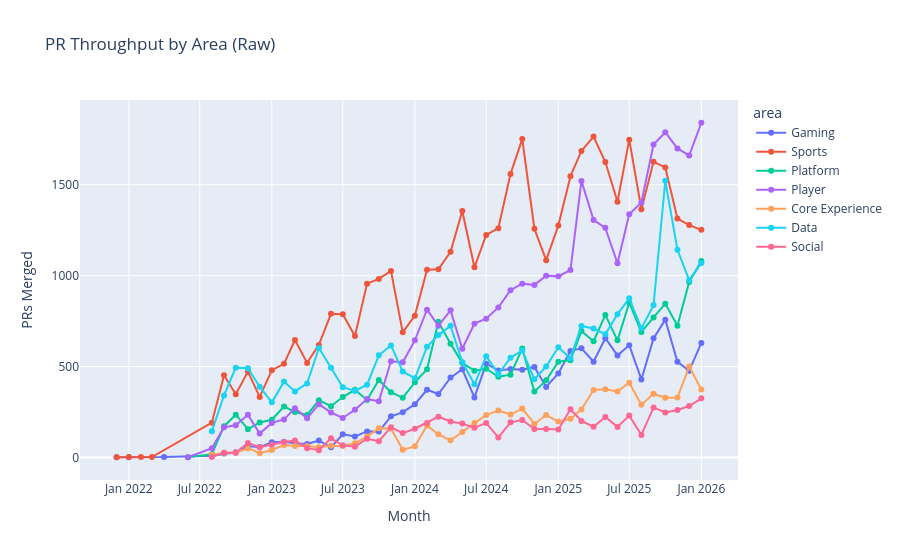

This figure's notebook cell:
### Code cell
# Raw throughput over time by area
fig = px.line(df_by_area, x='month', y='prs_merged', color='area',
              title='PR Throughput by Area (Raw)',
              markers=True)
fig.update_layout(yaxis_title='PRs Merged', xaxis_title='Month')
fig.show()

### Figure 1 — Plotly figure (JSON) as saved in the notebook; plotly's stock layout.template omitted (floating-point values rounded to 4 significant figures)
{"data": [{"hovertemplate": "area=Gaming<br>month=%{x}<br>prs_merged=%{y}<extra></extra>", "legendgroup": "Gaming", "line": {"color": "#636efa", "dash": "solid"}, "marker": {"symbol": "circle"}, "mode": "lines+markers", "name": "Gaming", "orientation": "v", "showlegend": true, "type": "scatter", "x": ["2021-12-01", "2022-01-01", "2022-04-01", "2022-08-01", "2022-09-01", "2022-10-01", "2022-11-01", "2022-12-01", "2023-01-01", "2023-02-01", "2023-03-01", "2023-04-01", "2023-05-01", "2023-06-01", "2023-07-01", "2023-08-01", "2023-09-01", "2023-10-01", "2023-11-01", "2023-12-01", "2024-01-01", "2024-02-01", "2024-03-01", "2024-04-01", "2024-05-01", "2024-06-01", "2024-07-01", "2024-08-01", "2024-09-01", "2024-10-01", "2024-11-01", "2024-12-01", "2025-01-01", "2025-02-01", "2025-03-01", "2025-04-01", "2025-05-01", "2025-06-01", "2025-07-01", "2025-08-01", "2025-09-01", "2025-10-01", "2025-11-01", "2025-12-01", "2026-01-01"], "xaxis": "x", "y": [1, 1, 2, 9, 21, 29, 62, 57, 84, 86, 78, 74, 93, 56, 127, 115, 143, 142, 226, 248, 293, 372, 349, 439, 485, 330, 516, 478, 487, 483, 498, 388, 462, 586, 600, 527, 656, 561, 617, 429, 655, 758, 526, 477, 630], "yaxis": "y"}, {"hovertemplate": "area=Sports<br>month=%{x}<br>prs_merged=%{y}<extra></extra>", "legendgroup": "Sports", "line": {"color": "#EF553B", "dash": "solid"}, "marker": {"symbol": "circle"}, "mode": "lines+markers", "name": "Sports", "orientation": "v", "showlegend": true, "type": "scatter", "x": ["2021-12-01", "2022-01-01", "2022-02-01", "2022-03-01", "2022-08-01", "2022-09-01", "2022-10-01", "2022-11-01", "2022-12-01", "2023-01-01", "2023-02-01", "2023-03-01", "2023-04-01", "2023-05-01", "2023-06-01", "2023-07-01", "2023-08-01", "2023-09-01", "2023-10-01", "2023-11-01", "2023-12-01", "2024-01-01", "2024-02-01", "2024-03-01", "2024-04-01", "2024-05-01", "2024-06-01", "2024-07-01", "2024-08-01", "2024-09-01", "2024-10-01", "2024-11-01", "2024-12-01", "2025-01-01", "2025-02-01", "2025-03-01", "2025-04-01", "2025-05-01", "2025-06-01", "2025-07-01", "2025-08-01", "2025-09-01", "2025-10-01", "2025-11-01", "2025-12-01", "2026-01-01"], "xaxis": "x", "y": [1, 2, 2, 2, 191, 452, 348, 472, 333, 480, 515, 646, 520, 619, 790, 788, 668, 956, 982, 1026, 688, 780, 1032, 1035, 1131, 1356, 1046, 1224, 1261, 1559, 1751, 1258, 1085, 1276, 1547, 1686, 1765, 1625, 1406, 1748, 1365, 1626, 1595, 1314, 1278, 1252], "yaxis": "y"}, {"hovertemplate": "area=Platform<br>month=%{x}<br>prs_merged=%{y}<extra></extra>", "legendgroup": "Platform", "line": {"color": "#00cc96", "dash": "solid"}, "marker": {"symbol": "circle"}, "mode": "lines+markers", "name": "Platform", "orientation": "v", "showlegend": true, "type": "scatter", "x": ["2022-06-01", "2022-08-01", "2022-09-01", "2022-10-01", "2022-11-01", "2022-12-01", "2023-01-01", "2023-02-01", "2023-03-01", "2023-04-01", "2023-05-01", "2023-06-01", "2023-07-01", "2023-08-01", "2023-09-01", "2023-10-01", "2023-11-01", "2023-12-01", "2024-01-01", "2024-02-01", "2024-03-01", "2024-04-01", "2024-05-01", "2024-06-01", "2024-07-01", "2024-08-01", "2024-09-01", "2024-10-01", "2024-11-01", "2024-12-01", "2025-01-01", "2025-02-01", "2025-03-01", "2025-04-01", "2025-05-01", "2025-06-01", "2025-07-01", "2025-08-01", "2025-09-01", "2025-10-01", "2025-11-01", "2025-12-01", "2026-01-01"], "xaxis": "x", "y": [1, 18, 172, 235, 155, 192, 207, 280, 250, 234, 314, 282, 332, 372, 316, 426, 359, 328, 413, 485, 746, 626, 519, 477, 488, 444, 455, 599, 362, 424, 527, 534, 695, 639, 784, 644, 851, 690, 770, 846, 724, 965, 1080], "yaxis": "y"}, {"hovertemplate": "area=Player<br>month=%{x}<br>prs_merged=%{y}<extra></extra>", "legendgroup": "Player", "line": {"color": "#ab63fa", "dash": "solid"}, "marker": {"symbol": "circle"}, "mode": "lines+markers", "name": "Player", "orientation": "v", "showlegend": true, "type": "scatter", "x": ["2022-06-01", "2022-08-01", "2022-09-01", "2022-10-01", "2022-11-01", "2022-12-01", "2023-01-01", "2023-02-01", "2023-03-01", "2023-04-01", "2023-05-01", "2023-06-01", "2023-07-01", "2023-08-01", "2023-09-01", "2023-10-01", "2023-11-01", "2023-12-01", "2024-01-01", "2024-02-01", "2024-03-01", "2024-04-01", "2024-05-01", "2024-06-01", "2024-07-01", "2024-08-01", "2024-09-01", "2024-10-01", "2024-11-01", "2024-12-01", "2025-01-01", "2025-02-01", "2025-03-01", "2025-04-01", "2025-05-01", "2025-06-01", "2025-07-01", "2025-08-01", "2025-09-01", "2025-10-01", "2025-11-01", "2025-12-01", "2026-01-01"], "xaxis": "x", "y": [1, 51, 166, 177, 235, 131, 190, 209, 270, 215, 293, 247, 217, 262, 321, 309, 529, 523, 644, 813, 724, 809, 598, 736, 763, 825, 920, 956, 949, 999, 996, 1031, 1521, 1306, 1263, 1068, 1338, 1403, 1721, 1789, 1700, 1661, 1841], "yaxis": "y"}, {"hovertemplate": "area=Core Experience<br>month=%{x}<br>prs_merged=%{y}<extra></extra>", "legendgroup": "Core Experience", "line": {"color": "#FFA15A", "dash": "solid"}, "marker": {"symbol": "circle"}, "mode": "lines+markers", "name": "Core Experience", "orientation": "v", "showlegend": true, "type": "scatter", "x": ["2022-08-01", "2022-09-01", "2022-10-01", "2022-11-01", "2022-12-01", "2023-01-01", "2023-02-01", "2023-03-01", "2023-04-01", "2023-05-01", "2023-06-01", "2023-07-01", "2023-08-01", "2023-09-01", "2023-10-01", "2023-11-01", "2023-12-01", "2024-01-01", "2024-02-01", "2024-03-01", "2024-04-01", "2024-05-01", "2024-06-01", "2024-07-01", "2024-08-01", "2024-09-01", "2024-10-01", "2024-11-01", "2024-12-01", "2025-01-01", "2025-02-01", "2025-03-01", "2025-04-01", "2025-05-01", "2025-06-01", "2025-07-01", "2025-08-01", "2025-09-01", "2025-10-01", "2025-11-01", "2025-12-01", "2026-01-01"], "xaxis": "x", "y": [15, 26, 26, 51, 23, 41, 68, 63, 63, 56, 64, 63, 78, 115, 161, 159, 42, 61, 176, 127, 94, 140, 189, 234, 258, 236, 269, 184, 233, 197, 213, 264, 371, 375, 363, 411, 290, 350, 328, 329, 500, 373], "yaxis": "y"}, {"hovertemplate": "area=Data<br>month=%{x}<br>prs_merged=%{y}<extra></extra>", "legendgroup": "Data", "line": {"color": "#19d3f3", "dash": "solid"}, "marker": {"symbol": "circle"}, "mode": "lines+markers", "name": "Data", "orientation": "v", "showlegend": true, "type": "scatter", "x": ["2022-08-01", "2022-09-01", "2022-10-01", "2022-11-01", "2022-12-01", "2023-01-01", "2023-02-01", "2023-03-01", "2023-04-01", "2023-05-01", "2023-06-01", "2023-07-01", "2023-08-01", "2023-09-01", "2023-10-01", "2023-11-01", "2023-12-01", "2024-01-01", "2024-02-01", "2024-03-01", "2024-04-01", "2024-05-01", "2024-06-01", "2024-07-01", "2024-08-01", "2024-09-01", "2024-10-01", "2024-11-01", "2024-12-01", "2025-01-01", "2025-02-01", "2025-03-01", "2025-04-01", "2025-05-01", "2025-06-01", "2025-07-01", "2025-08-01", "2025-09-01", "2025-10-01", "2025-11-01", "2025-12-01", "2026-01-01"], "xaxis": "x", "y": [144, 341, 494, 491, 389, 303, 417, 363, 407, 602, 493, 386, 366, 400, 562, 616, 473, 435, 609, 673, 724, 525, 402, 557, 458, 549, 588, 430, 500, 606, 546, 723, 709, 678, 788, 875, 710, 838, 1522, 1142, 975, 1069], "yaxis": "y"}, {"hovertemplate": "area=Social<br>month=%{x}<br>prs_merged=%{y}<extra></extra>", "legendgroup": "Social", "line": {"color": "#FF6692", "dash": "solid"}, "marker": {"symbol": "circle"}, "mode": "lines+markers", "name": "Social", "orientation": "v", "showlegend": true, "type": "scatter", "x": ["2022-08-01", "2022-09-01", "2022-10-01", "2022-11-01", "2022-12-01", "2023-01-01", "2023-02-01", "2023-03-01", "2023-04-01", "2023-05-01", "2023-06-01", "2023-07-01", "2023-08-01", "2023-09-01", "2023-10-01", "2023-11-01", "2023-12-01", "2024-01-01", "2024-02-01", "2024-03-01", "2024-04-01", "2024-05-01", "2024-06-01", "2024-07-01", "2024-08-01", "2024-09-01", "2024-10-01", "2024-11-01", "2024-12-01", "2025-01-01", "2025-02-01", "2025-03-01", "2025-04-01", "2025-05-01", "2025-06-01", "2025-07-01", "2025-08-01", "2025-09-01", "2025-10-01", "2025-11-01", "2025-12-01", "2026-01-01"], "xaxis": "x", "y": [3, 26, 26, 80, 56, 70, 85, 93, 51, 40, 105, 67, 59, 103, 89, 166, 134, 158, 190, 224, 198, 186, 163, 190, 110, 193, 206, 156, 157, 154, 265, 201, 169, 222, 168, 230, 124, 275, 247, 261, 283, 325], "yaxis": "y"}], "layout": {"legend": {"title": {"text": "area"}, "tracegroupgap": 0}, "title": {"text": "PR Throughput by Area (Raw)"}, "xaxis": {"anchor": "y", "domain": [0, 1], "title": {"text": "Month"}}, "yaxis": {"anchor": "x", "domain": [0, 1], "title": {"text": "PRs Merged"}}}}
